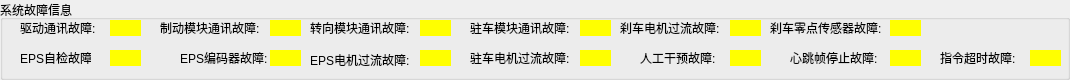
    <widget class="QGroupBox" name="groupBox_14">
     <property name="minimumSize">
      <size>
       <width>0</width>
       <height>80</height>
      </size>
     </property>
     <property name="maximumSize">
      <size>
       <width>16777215</width>
       <height>120</height>
      </size>
     </property>
     <property name="title">
      <string>系统故障信息</string>
     </property>
     <widget class="QLabel" name="label_9">
      <property name="geometry">
       <rect>
        <x>20</x>
        <y>20</y>
        <width>81</width>
        <height>16</height>
       </rect>
      </property>
      <property name="text">
       <string>驱动通讯故障:</string>
      </property>
     </widget>
     <widget class="QLabel" name="enpower_can_comm_error">
      <property name="geometry">
       <rect>
        <x>110</x>
        <y>20</y>
        <width>31</width>
        <height>16</height>
       </rect>
      </property>
      <property name="styleSheet">
       <string notr="true">background-color: rgb(255, 255, 0);</string>
      </property>
      <property name="text">
       <string/>
      </property>
     </widget>
     <widget class="QLabel" name="brake_can_comm_error">
      <property name="geometry">
       <rect>
        <x>270</x>
        <y>20</y>
        <width>31</width>
        <height>16</height>
       </rect>
      </property>
      <property name="styleSheet">
       <string notr="true">background-color: rgb(255, 255, 0);</string>
      </property>
      <property name="text">
       <string/>
      </property>
     </widget>
     <widget class="QLabel" name="label_18">
      <property name="geometry">
       <rect>
        <x>160</x>
        <y>20</y>
        <width>121</width>
        <height>16</height>
       </rect>
      </property>
      <property name="text">
       <string>制动模块通讯故障:</string>
      </property>
     </widget>
     <widget class="QLabel" name="steering_can_comm_error">
      <property name="geometry">
       <rect>
        <x>420</x>
        <y>20</y>
        <width>31</width>
        <height>16</height>
       </rect>
      </property>
      <property name="styleSheet">
       <string notr="true">background-color: rgb(255, 255, 0);</string>
      </property>
      <property name="text">
       <string/>
      </property>
     </widget>
     <widget class="QLabel" name="label_20">
      <property name="geometry">
       <rect>
        <x>310</x>
        <y>20</y>
        <width>101</width>
        <height>16</height>
       </rect>
      </property>
      <property name="text">
       <string>转向模块通讯故障:</string>
      </property>
     </widget>
     <widget class="QLabel" name="parking_can_comm_error">
      <property name="geometry">
       <rect>
        <x>580</x>
        <y>20</y>
        <width>31</width>
        <height>16</height>
       </rect>
      </property>
      <property name="styleSheet">
       <string notr="true">background-color: rgb(255, 255, 0);</string>
      </property>
      <property name="text">
       <string/>
      </property>
     </widget>
     <widget class="QLabel" name="label_21">
      <property name="geometry">
       <rect>
        <x>470</x>
        <y>20</y>
        <width>101</width>
        <height>16</height>
       </rect>
      </property>
      <property name="text">
       <string>驻车模块通讯故障:</string>
      </property>
     </widget>
     <widget class="QLabel" name="heartbeat_stop_error">
      <property name="geometry">
       <rect>
        <x>890</x>
        <y>50</y>
        <width>31</width>
        <height>16</height>
       </rect>
      </property>
      <property name="styleSheet">
       <string notr="true">background-color: rgb(255, 255, 0);</string>
      </property>
      <property name="text">
       <string/>
      </property>
     </widget>
     <widget class="QLabel" name="label_24">
      <property name="geometry">
       <rect>
        <x>790</x>
        <y>50</y>
        <width>91</width>
        <height>16</height>
       </rect>
      </property>
      <property name="text">
       <string>心跳帧停止故障:</string>
      </property>
     </widget>
     <widget class="QLabel" name="brake_motor_overcurrent_error">
      <property name="geometry">
       <rect>
        <x>730</x>
        <y>20</y>
        <width>31</width>
        <height>16</height>
       </rect>
      </property>
      <property name="styleSheet">
       <string notr="true">background-color: rgb(255, 255, 0);</string>
      </property>
      <property name="text">
       <string/>
      </property>
     </widget>
     <widget class="QLabel" name="label_25">
      <property name="geometry">
       <rect>
        <x>620</x>
        <y>20</y>
        <width>101</width>
        <height>16</height>
       </rect>
      </property>
      <property name="text">
       <string>刹车电机过流故障:</string>
      </property>
     </widget>
     <widget class="QLabel" name="brake_zero_sersor_error">
      <property name="geometry">
       <rect>
        <x>890</x>
        <y>20</y>
        <width>31</width>
        <height>16</height>
       </rect>
      </property>
      <property name="styleSheet">
       <string notr="true">background-color: rgb(255, 255, 0);</string>
      </property>
      <property name="text">
       <string/>
      </property>
     </widget>
     <widget class="QLabel" name="label_26">
      <property name="geometry">
       <rect>
        <x>770</x>
        <y>20</y>
        <width>121</width>
        <height>16</height>
       </rect>
      </property>
      <property name="text">
       <string>刹车零点传感器故障:</string>
      </property>
     </widget>
     <widget class="QLabel" name="eps_selfcheck_error">
      <property name="geometry">
       <rect>
        <x>110</x>
        <y>50</y>
        <width>31</width>
        <height>16</height>
       </rect>
      </property>
      <property name="styleSheet">
       <string notr="true">background-color: rgb(255, 255, 0);</string>
      </property>
      <property name="text">
       <string/>
      </property>
     </widget>
     <widget class="QLabel" name="label_27">
      <property name="geometry">
       <rect>
        <x>20</x>
        <y>50</y>
        <width>71</width>
        <height>16</height>
       </rect>
      </property>
      <property name="text">
       <string>EPS自检故障:</string>
      </property>
     </widget>
     <widget class="QLabel" name="eps_encoder_error">
      <property name="geometry">
       <rect>
        <x>270</x>
        <y>50</y>
        <width>31</width>
        <height>16</height>
       </rect>
      </property>
      <property name="styleSheet">
       <string notr="true">background-color: rgb(255, 255, 0);</string>
      </property>
      <property name="text">
       <string/>
      </property>
     </widget>
     <widget class="QLabel" name="label_28">
      <property name="geometry">
       <rect>
        <x>180</x>
        <y>50</y>
        <width>91</width>
        <height>16</height>
       </rect>
      </property>
      <property name="text">
       <string>EPS编码器故障:</string>
      </property>
     </widget>
     <widget class="QLabel" name="parking_motor_overcurren_error">
      <property name="geometry">
       <rect>
        <x>580</x>
        <y>50</y>
        <width>31</width>
        <height>16</height>
       </rect>
      </property>
      <property name="styleSheet">
       <string notr="true">background-color: rgb(255, 255, 0);</string>
      </property>
      <property name="text">
       <string/>
      </property>
     </widget>
     <widget class="QLabel" name="label_29">
      <property name="geometry">
       <rect>
        <x>470</x>
        <y>50</y>
        <width>101</width>
        <height>16</height>
       </rect>
      </property>
      <property name="text">
       <string>驻车电机过流故障:</string>
      </property>
     </widget>
     <widget class="QLabel" name="manu_ctrl_error">
      <property name="geometry">
       <rect>
        <x>730</x>
        <y>50</y>
        <width>31</width>
        <height>16</height>
       </rect>
      </property>
      <property name="styleSheet">
       <string notr="true">background-color: rgb(255, 255, 0);</string>
      </property>
      <property name="text">
       <string/>
      </property>
     </widget>
     <widget class="QLabel" name="label_30">
      <property name="geometry">
       <rect>
        <x>640</x>
        <y>50</y>
        <width>81</width>
        <height>16</height>
       </rect>
      </property>
      <property name="text">
       <string>人工干预故障:</string>
      </property>
     </widget>
     <widget class="QLabel" name="cmd_overtime_error">
      <property name="geometry">
       <rect>
        <x>1030</x>
        <y>50</y>
        <width>31</width>
        <height>16</height>
       </rect>
      </property>
      <property name="styleSheet">
       <string notr="true">background-color: rgb(255, 255, 0);</string>
      </property>
      <property name="text">
       <string/>
      </property>
     </widget>
     <widget class="QLabel" name="label_31">
      <property name="geometry">
       <rect>
        <x>940</x>
        <y>50</y>
        <width>81</width>
        <height>16</height>
       </rect>
      </property>
      <property name="text">
       <string>指令超时故障:</string>
      </property>
     </widget>
     <widget class="QLabel" name="label_32">
      <property name="geometry">
       <rect>
        <x>310</x>
        <y>50</y>
        <width>101</width>
        <height>20</height>
       </rect>
      </property>
      <property name="text">
       <string>EPS电机过流故障:</string>
      </property>
     </widget>
     <widget class="QLabel" name="eps_motor_overcurrent_error">
      <property name="geometry">
       <rect>
        <x>420</x>
        <y>50</y>
        <width>31</width>
        <height>16</height>
       </rect>
      </property>
      <property name="styleSheet">
       <string notr="true">background-color: rgb(255, 255, 0);</string>
      </property>
      <property name="text">
       <string/>
      </property>
     </widget>
    </widget>
